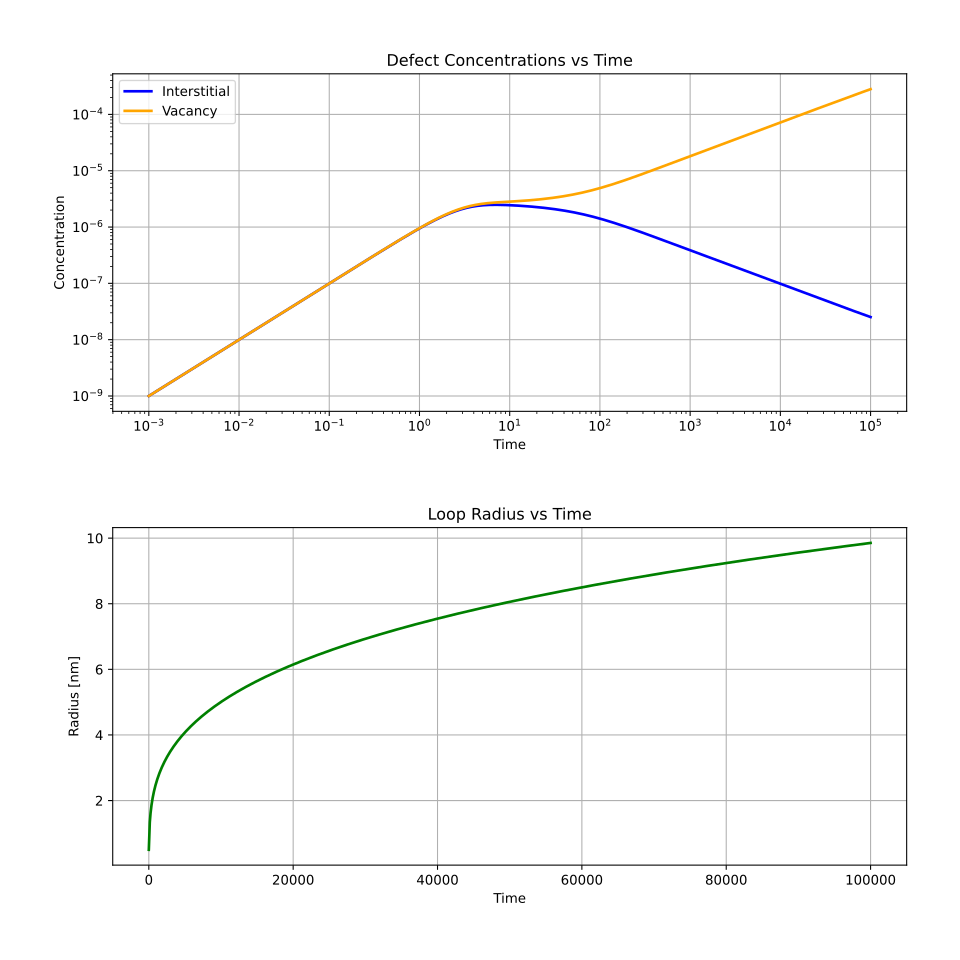

This figure's Python source:
#Imports
import pandas as pd
import numpy as np
import matplotlib.pyplot as plt
from scipy.integrate import solve_ivp

#Constants
pi = np.pi

a=5e-10
S0=a**3/4
Z=84
alpha=Z*S0/a**2

T=600
kb=8.62e-5
Ei=1.2
Ev=1.8
nu=2e13
wi=nu*np.exp(-Ei/(kb*T))
wv=nu*np.exp(-Ev/(kb*T))
Di=(a**2)*wi
Dv=(a**2)*wv

G_0 = 1e-6/S0

NL=1e-7/S0
b=a/np.sqrt(3)
r0=4*a 
rL_0=a

#ODE function
f1 = alpha * (Di + Dv)

def log_term(y):
    """Calculate the logarithmic term.
    Args:
        y (float): The value R_L for which to calculate the logarithm.
    Returns:
        float: The logarithmic term.
    """
    return np.log(8 * y / r0)

def ode_func(t, y):
    """
    Define the system of ODEs.
    Args:
        t (float): Current time.
        y (list): Current values of the system [C_i, C_v, R_L].
    Returns:
        np.ndarray: The derivatives of the system [dC_i/dt, dC_v/dt, dR_L/dt].
    """
    dc = np.zeros(3)
    
    log_val = log_term(y[2])
    Kis = Di * 2 * pi**2 * y[2] / log_val
    Kvs = Dv * 2 * pi**2 * y[2] / log_val
    
    # Fixed ODE equations
    dc[0] = G_0 - f1 * y[0] * y[1] - Kis * y[0] * NL
    dc[1] = G_0 - f1 * y[0] * y[1] - Kvs * y[1] * NL
    dc[2] = (S0 * pi / (b * log_val)) * (Di * y[0] - Dv * y[1])
    return dc

def solve_ode(t_span, y0):
    """Solve the ODE using scipy's solve_ivp.
    Args:
        t_span (tuple): The time span for the solution.
        y0 (list): Initial conditions.
    Returns:
        OdeResult: The result of the ODE solution.
    """


    start_time = max(t_span[0], 1e-3)  
    end_time = t_span[1]
    
    # Create logarithmic spacing from start_time to end_time
    t_eval = np.logspace(np.log10(start_time), np.log10(end_time), 1000)

    return solve_ivp(ode_func, t_span, y0, method='Radau', 
                    rtol=1e-8, atol=1e-11,
                    t_eval=t_eval)

#plotting function
def plot_results(sol):
    """Plot the results of the ODE solution.
    Args:
        sol (OdeResult): The result of the ODE solution.
    """
    fig, axs = plt.subplots(2, 1, figsize=(10, 10))

    # Plot 1: Log-log plot of concentrations (matching MATLAB style)
    axs[0].loglog(sol.t, sol.y[0] * S0, color='blue', linewidth=2, label='Interstitial')
    axs[0].loglog(sol.t, sol.y[1] * S0, color='orange', linewidth=2, label='Vacancy')
    axs[0].set_ylabel('Concentration')
    axs[0].set_xlabel('Time')
    axs[0].set_title('Defect Concentrations vs Time')
    axs[0].legend()
    axs[0].grid(True)
    
    # Plot 2: Radius evolution
    axs[1].plot(sol.t, sol.y[2]*1e9, color='green', linewidth=2)
    axs[1].set_ylabel('Radius [nm]')
    axs[1].set_title('Loop Radius vs Time')
    axs[1].set_xlabel('Time')
    axs[1].grid(True)

    plt.tight_layout()
    plt.show()

# Main execution
if __name__ == "__main__":
    t_span = (0, 1e5)  # Time span for the ODE solution
    y0 = [0, 0, rL_0]  # Initial conditions
    sol = solve_ode(t_span, y0)  # Solve the ODE
    plot_results(sol)  # Plot the results
